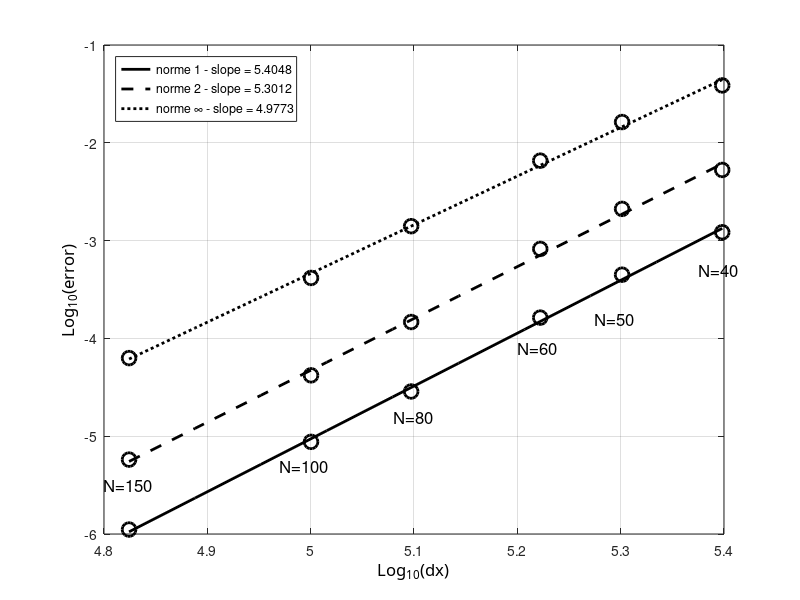

The MATLAB source for this figure:
clc; clear all; close all;

radius=6371220;
N=[40 50 60 80 100 150];
dx=2*pi*radius./(4*N);
% e1=[3.3707*10^-4 2.0751*10^-5 1.2964*10^-6 8.1231*10^-8 5.0903*10^-9 3.1888*10^-10];
% e2=[3.1674*10^-4 1.9593*10^-5 1.2274*10^-6 7.6985*10^-8 4.8271*10^-9 3.0280*10^-10];
% e3=[3.7839*10^-4 2.5503*10^-5 1.8238*10^-6 1.2133*10^-7 7.8110*10^-9 4.9564*10^-10];

% e1=[4.4656*10^-5 2.9404*10^-6 1.8859*10^-7 1.1972*10^-8 7.5548*10^-10 4.7499*10^-11];
% e2=[5.2622*10^-5 3.4964*10^-6 2.2566*10^-7 1.4352*10^-8 9.0630*10^-10 5.7106*10^-11];
% e3=[1.1018*10^-4 8.9432*10^-6 6.3993*10^-7 4.2842*10^-8 2.7721*10^-9 1.7640*10^-10];

% e1=[4.4464*10^-4 2.7567*10^-5 1.7319*10^-6 1.0886*10^-7 6.8327*10^-9 4.2837*10^-10];
% e2=[4.2619*10^-4 2.6414*10^-5 1.6606*10^-6 1.0438*10^-7 6.5488*10^-9 4.1045*10^-10];
% e3=[5.7206*10^-4 4.3945*10^-5 3.0870*10^-6 2.0521*10^-7 1.3242*10^-8 8.4121*10^-10];

% e1=[9.5570*10^-5 6.2727*10^-6 4.0293*10^-7 2.5561*10^-8 1.6119*10^-9 1.0140*10^-10];
% e2=[1.1354*10^-4 7.4509*10^-6 4.7991*10^-7 3.0505*10^-8 1.9247*10^-9 1.2102*10^-10];
% e3=[2.5127*10^-4 1.9429*10^-5 1.3703*10^-6 9.1295*10^-8 5.8964*10^-9 3.7487*10^-10];

% e1=[2.4373*10^-3 1.6193*10^-4 1.0351*10^-5 6.5310*10^-7 4.0991*10^-8 2.5671*10^-9];
% e2=[2.3263*10^-3 1.5486*10^-4 9.9131*10^-6 6.2580*10^-7 3.9290*10^-8 2.4608*10^-9];
% e3=[3.1250*10^-3 2.5748*10^-4 1.8414*10^-5 1.2296*10^-6 7.8432*10^-8 5.0468*10^-9];

% e1=[1.1430*10^-5 4.0438*10^-7 2.0910*10^-8 1.2176*10^-9 7.3855*10^-11 4.5993*10^-12];
% e2=[1.4758*10^-5 8.1813*10^-7 6.4914*10^-8 5.4953*10^-9 4.7583*10^-10 4.1633*10^-11];
% e3=[2.8075*10^-5 3.0386*10^-6 3.7356*10^-7 4.3567*10^-8 5.2230*10^-9 6.3823*10^-10];

% e1=[1.3883*10^-5 5.2773*10^-7 2.7072*10^-8 1.5547*10^-9 9.3430*10^-11 5.7731*10^-12];
% e2=[1.8078*10^-5 1.1000*10^-6 8.4090*10^-8 6.9357*10^-9 5.9230*10^-10 5.1460*10^-11];
% e3=[3.9774*10^-5 4.5644*10^-6 4.9238*10^-7 5.6815*10^-8 6.8074*10^-9 8.2825*10^-10];

% %% NM?
e1=[1.2170e-3 4.4810e-4 1.6313e-4 2.8658e-5 8.7526e-6 1.1105e-6];
e2=[5.2773e-3 2.1100e-3 8.2236e-4 1.4710e-4 4.1919e-5 5.7646e-6];
e3=[3.8615e-2 1.6306e-2 6.5687e-3 1.4042e-3 4.1512e-4 6.2903e-5];

%% NJ
% e1=[2.9241e-3 1.3634e-3 6.6453e-4 2.0635e-4 8.2353e-5 1.6044e-5];
% e2=[1.0646e-2 5.3187e-3 2.7522e-3 8.8170e-4 3.5454e-4 7.0918e-5];
% e3=[5.7267e-2 3.3187e-2 1.8792e-2 6.3350e-3 2.7479e-3 5.9455e-4];

ldx=log10(dx);
le1=log10(e1);
le2=log10(e2);
le3=log10(e3);

%% plot 1
figure(11); 
%% curve 1
hl1=plot(ldx,le1,'ok');
set(hl1,'LineWidth',2.0);
set(hl1,'MarkerSize',10);
set(hl1,'MarkerEdgeColor','k');

hold on;
[a1,b1]=polyfit(ldx,le1,1);
tt=linspace(min(ldx),max(ldx),10);
lsq1=a1(2)+a1(1)*tt;
% %% courbes...
hlf1=plot(tt,lsq1,'-k');
set(hlf1,'LineWidth',2.0);


%% curve 2
hl1=plot(ldx,le2,'ok');
set(hl1,'LineWidth',2.0);
set(hl1,'MarkerSize',10);
set(hl1,'MarkerEdgeColor','k');

hold on;
[a2,b1]=polyfit(ldx,le2,1);
tt=linspace(min(ldx),max(ldx),10);
lsq1=a2(2)+a2(1)*tt;
% %% courbes...
hlf2=plot(tt,lsq1,'--k');
set(hlf2,'LineWidth',2.0);

%% curve 3
hl1=plot(ldx,le3,'ok');
set(hl1,'LineWidth',2.0);
set(hl1,'MarkerSize',10);
set(hl1,'MarkerEdgeColor','k');

hold on;
[a3,b1]=polyfit(ldx,le3,1);
tt=linspace(min(ldx),max(ldx),10);
lsq1=a3(2)+a3(1)*tt;
% %% courbes...
hlf3=plot(tt,lsq1,':k');
set(hlf3,'LineWidth',2.0);

ha=gca;
xa=get(gca,'Xlabel');
set(ha,'Xgrid','on');
set(xa,'String','Log_{10}(dx)');
set (xa,'FontName','Calibri');
set(xa,'FontSize',12);

% ylabel
ha=gca;
ya=get(gca,'Ylabel');
set(ha,'Ygrid','on');
set(ya,'String','Log_{10}(error)');
set (ya,'FontName','Calibri');
set(ya,'FontSize',12);

%% legend
legend([hlf1,hlf2,hlf3],{['norme 1 - slope = ' num2str(a1(1))],['norme 2 - slope = ' num2str(a2(1))],['norme \infty - slope = ' num2str(a3(1))]},'Location','NorthWest')

%% texte
% ht=text('Position',[5.375,-2.8,0],'String','N=40');
% set(ht,'FontSize',12);
% ht=text('Position',[5.275,-3.2,0],'String','N=50');
% set(ht,'FontSize',12);
% ht=text('Position',[5.2,-3.5,0],'String','N=60');
% set(ht,'FontSize',12);
% ht=text('Position',[5.08,-4,0],'String','N=80');
% set(ht,'FontSize',12);
% ht=text('Position',[4.97,-4.4,0],'String','N=100');
% set(ht,'FontSize',12);
% ht=text('Position',[4.8,-4.4,0],'String','N=150');
% set(ht,'FontSize',12);

ht=text('Position',[5.375,-3.3,0],'String','N=40');
set(ht,'FontSize',12);
ht=text('Position',[5.275,-3.8,0],'String','N=50');
set(ht,'FontSize',12);
ht=text('Position',[5.2,-4.1,0],'String','N=60');
set(ht,'FontSize',12);
ht=text('Position',[5.08,-4.8,0],'String','N=80');
set(ht,'FontSize',12);
ht=text('Position',[4.97,-5.3,0],'String','N=100');
set(ht,'FontSize',12);
ht=text('Position',[4.8,-5.5,0],'String','N=150');
set(ht,'FontSize',12);
